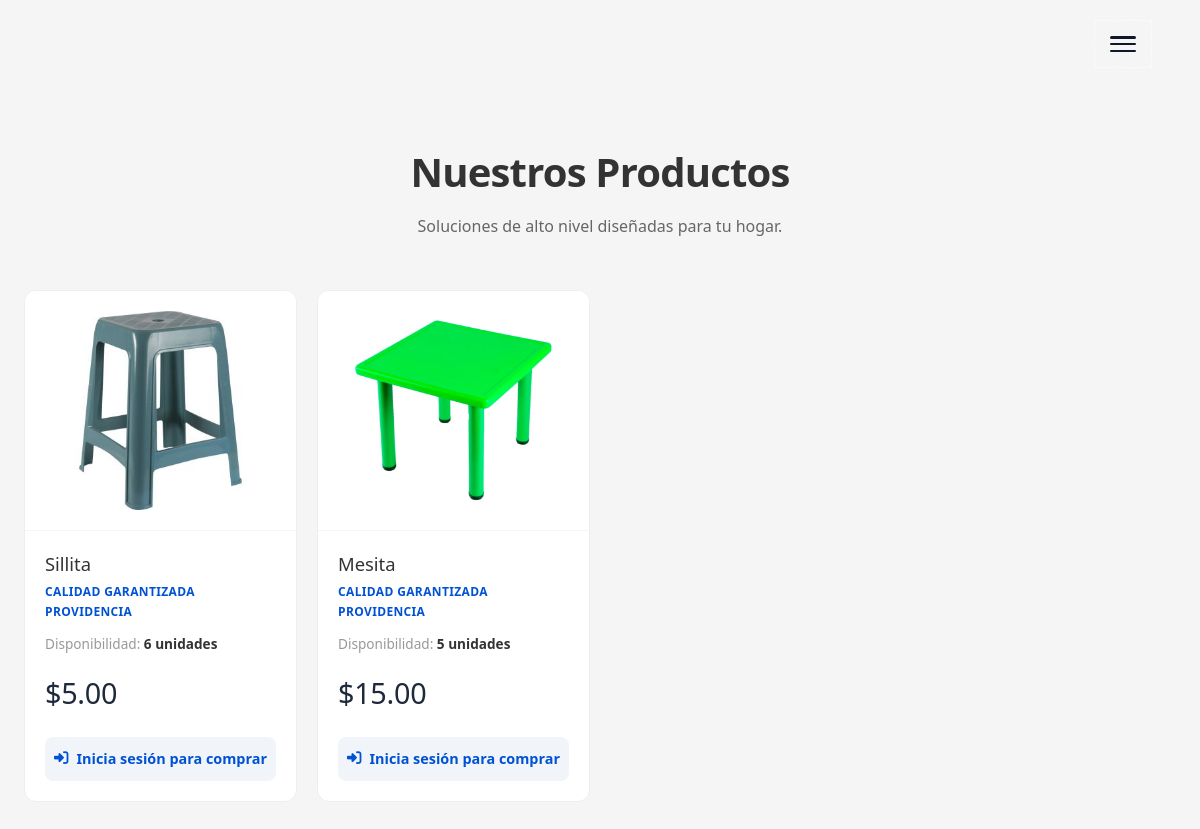
The app's page /index.php?action=ver_catalogo, older data.
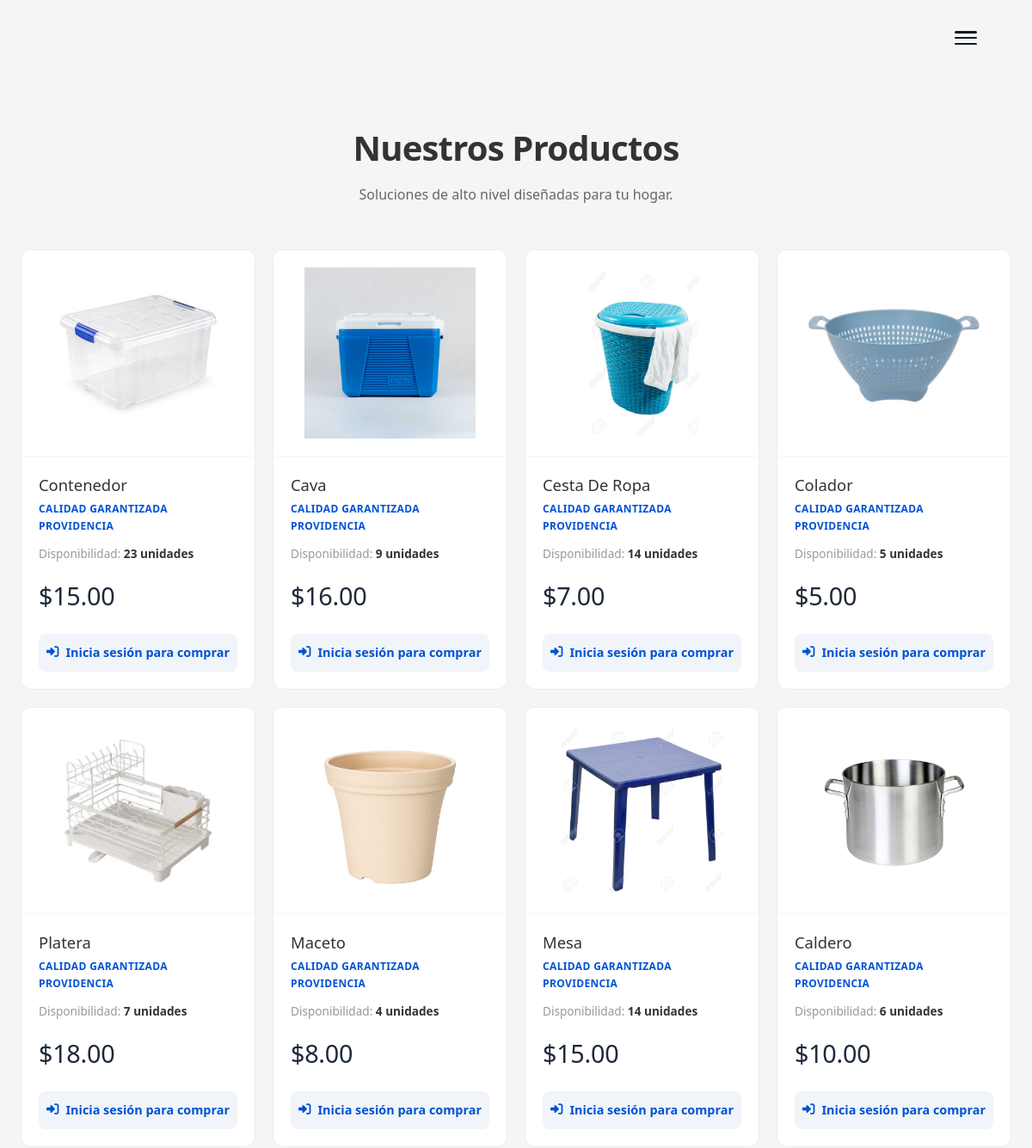
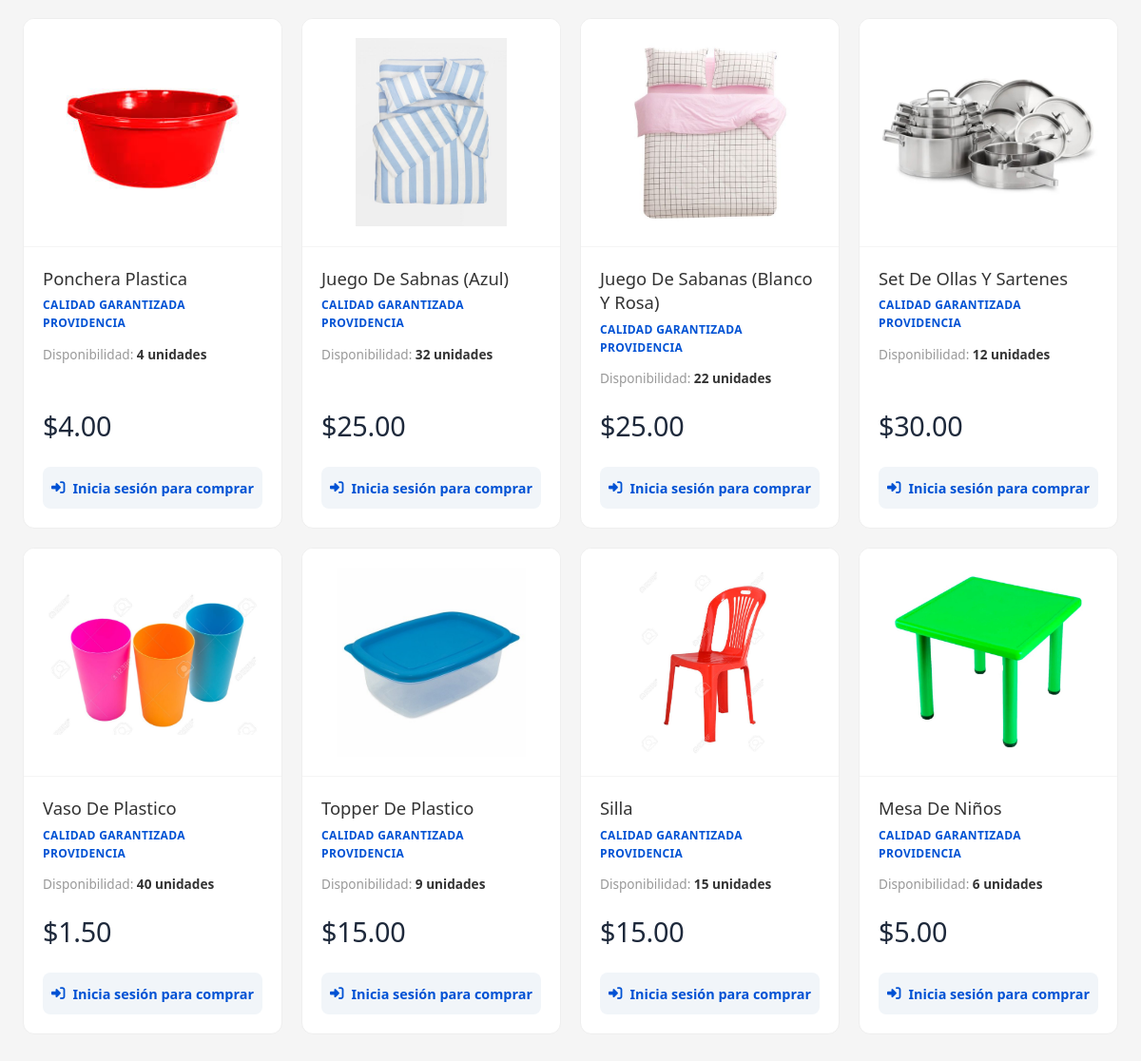
The same page, newer data (2 pictures, top to bottom).
### tables this page shows
CREATE TABLE `productos` (
  `id` int(11) NOT NULL,
  `nombre_producto` varchar(150) NOT NULL,
  `descripcion` text DEFAULT NULL,
  `precio` decimal(10,2) NOT NULL,
  `stock` int(11) NOT NULL DEFAULT 0,
  `imagen` varchar(255) DEFAULT NULL,
  `id_categoria` int(11) DEFAULT NULL,
  `estado` int(11) DEFAULT 1
);

### controllers/AdminControllers.php (called while the page is built, shortened)
<?php
class AdminControllers {
    private $productoModelo;
    public function __construct() {
        require_once 'models/ProductoModel.php';
        $this->productoModelo = new ProductoModel();
    }
    public function catalogo() {
    $listaProductos = $this->productoModelo->obtenerProductos();
    require_once 'views/catalogo.php';
}
}

### config/db.php (called while the page is built)
<?php
class Database {
    public static function connect() {
        $host = "localhost";
        $db_name = "la_providencia";
        $user = "root";
        $pass = "";
        try {
            $conexion = new PDO("mysql:host=$host;dbname=$db_name", $user, $pass);
            $conexion->setAttribute(PDO::ATTR_ERRMODE, PDO::ERRMODE_EXCEPTION);
            return $conexion;
        } catch(PDOException $e) {
            die("Error de conexión: " . $e->getMessage());
        }
    }
}

### models/ProductoModel.php (called while the page is built, shortened)
<?php
require_once 'config/db.php';
class ProductoModel {
    private $db;
    public function __construct() {
        $this->db = Database::connect();
    }
    public function obtenerProductos() {
    $sql = "SELECT * FROM productos WHERE estado = 1 ORDER BY id DESC";
    $stmt = $this->db->prepare($sql);
    $stmt->execute();
    return $stmt->fetchAll(PDO::FETCH_OBJ);
}
}

### views/catalogo.php (the view, shortened to what this page needs)
<link rel="stylesheet" href="public/css/catalogo.css?v=<?php echo time(); ?>">
<section class="contenedor-catalogo">
    <header class="encabezado-catalogo">
        <h2>Nuestros Productos</h2>
        <p>Soluciones de alto nivel diseñadas para tu hogar.</p>
    </header>
    <article class="grid-productos">
        <?php foreach ($listaProductos as $p): ?>
            <figure class="card-producto">
                <picture class="imagen-container">
                    <?php if (!empty($p->imagen) && file_exists("public/uploads/" . $p->imagen)): ?>
                        <img src="public/uploads/<?php echo $p->imagen; ?>" alt="<?php echo htmlspecialchars($p->nombre_producto, ENT_QUOTES, 'UTF-8'); ?>">
                    <?php else: ?>
                        <img src="public/img/placeholder.png" alt="Imagen no disponible">
                    <?php endif; ?>
                </picture>
                <figcaption class="cuerpo-producto">
                    <h3><?php echo htmlspecialchars($p->nombre_producto, ENT_QUOTES, 'UTF-8'); ?></h3>
                    <p class="calidad">Calidad garantizada Providencia</p>
                    <p class="stock">
                        <span>Disponibilidad:</span>
                        <strong><?php echo $p->stock; ?> unidades</strong>
                    </p>
                    <span class="precio">$<?php echo number_format($p->precio, 2); ?></span>
                    <?php if (isset($_SESSION["id_usuario"])): ?>
                        <form action="index.php" method="GET" class="formulario-pedido">
                            <input type="hidden" name="action" value="agregar_carrito">
                            <input type="hidden" name="id" value="<?php echo $p->id; ?>">
                            <input type="hidden" name="nombre" value="<?php echo htmlspecialchars($p->nombre_producto, ENT_QUOTES, 'UTF-8'); ?>">
                            <input type="hidden" name="precio" value="<?php echo $p->precio; ?>">
                            <input type="number" name="cantidad" value="1" min="1" max="<?php echo $p->stock; ?>" class="input-cantidad" aria-label="Cantidad">
                            <button type="submit" class="btn-agregar" aria-label="Agregar al carrito">
                                <i class="fas fa-shopping-cart"></i>
                                <span>Agregar</span>
                            </button>
                        </form>
                    <?php else: ?>
                        <a href="index.php?action=login_usuario" class="btn-login-comprar">
                            <i class="fas fa-sign-in-alt"></i> Inicia sesión para comprar
                        </a>
                    <?php endif; ?>
                </figcaption>
            </figure>
        <?php endforeach; ?>
    </article>
</section>

### views/layout/header.php (shortened to what this page needs)
<!DOCTYPE html>
<html lang="es">
<head>
    <link rel="stylesheet" href="https://cdnjs.cloudflare.com/ajax/libs/font-awesome/6.4.0/css/all.min.css">
    <link rel="stylesheet" href="public/css/styles.css?v=<?php echo time(); ?>">
    <link rel="stylesheet" href="public/css/header.css?v=<?php echo time(); ?>">
</head>
<body class="<?php echo ($action == 'nosotros') ? 'page-about' : ''; ?>">
<header class="main-header">
    <nav class="nav-container">
        <section class="nav-actions">
            <?php if ($action !== 'inicio' && $action !== ''): ?>
                <button class="menu-toggle" aria-label="Abrir menú">
                    <span></span>
                    <span></span>
                    <span></span>
                </button>
            <?php endif; ?>
        </section>
    </nav>
</header>
<?php
    if (isset($es_admin) && $es_admin === true):
?>
        <section class="panel-administracion layout-dashboard">
            <?php include __DIR__ . '/../sidebar.php'; ?>
            <main class="main-dashboard-content">
<?php else: ?>
        <main>
<?php endif; ?>

### index.php (shortened to what this page needs)
<?php
require_once 'config/db.php';
require_once 'controllers/AdminControllers.php';
$adminC = new AdminControllers();
$action = $_GET['action'] ?? 'inicio';
$acciones_admin = [
    'dashboard',
    'admin',
    'metodos_pago',
    'ver_reporte'
];
$es_admin = isset($action) && in_array($action, $acciones_admin);
include 'views/layout/header.php';
echo '<main id="app">';
switch ($action) {
    case 'ver_catalogo':
        $adminC->catalogo();
        break;
}
echo '</main>';
?>

### public/css/styles.css (style rules this page uses)
html { scroll-behavior: smooth; scroll-padding-top: 80px; }
:root { --primary-blue: #0052d4; --soft-blue: #eef2ff; --dark-surface: #0f172a; --fondo-cristal: rgba(20, 20, 20, 0.4); --dark-body: #020617; --capa-hero: linear-gradient(135deg, rgba(255, 255, 255, 0.2) 0%, rgba(255, 255, 255, 0.4) 100%); --white-pure: #ffffff; --text-main: #f8fafc; --text-muted: #94a3b8; --main-font: 'Poppins', sans-serif; }
* { margin: 0; padding: 0; box-sizing: border-box; }
body { font-family: var(--main-font); color: var(--text-main); line-height: 1.6; -webkit-font-smoothing: antialiased; }

### public/css/header.css (style rules this page uses)
.main-header { position: fixed; top: 20px; left: 50%; transform: translateX(-50%); width: 92%; max-width: 1400px; background: rgba(255, 255, 255, 0.7); backdrop-filter: blur(18px) saturate(180%); -webkit-backdrop-filter: blur(18px) saturate(180%); border: 1px solid rgba(255, 255, 255, 0.4); box-shadow: 0 16px 48px rgba(0, 0, 0, 0.08), 0 4px 12px rgba(0, 0, 0, 0.03); border-radius: 100px; z-index: 2000; padding: 14px 45px; box-sizing: border-box; transition: all 0.4s cubic-bezier(0.25, 1, 0.5, 1); display: flex; align-items: center; }
.nav-container { display: flex; justify-content: space-between; align-items: center; width: 100%; }
.nav-actions { display: flex; align-items: center; gap: 24px; }
.main-header:has(.menu-toggle) { width: auto; left: auto; right: 4%; transform: none; padding: 15px; border-radius: 0; background: transparent !important; box-shadow: none !important; }
.menu-toggle { display: flex; flex-direction: column; justify-content: space-between; width: 26px; height: 16px; background: transparent !important; border: none !important; cursor: pointer; padding: 0; position: relative; z-index: 9999 !important; pointer-events: auto !important; }
.menu-toggle span { width: 100%; height: 2.5px; background-color: #0f172a !important; border-radius: 3px; transition: all 0.25s ease-in-out; }

### public/css/catalogo.css (style rules this page uses)
.contenedor-catalogo { background-color: #f5f5f5; padding: 140px 24px 80px 24px; box-sizing: border-box; font-family: 'Segoe UI', system-ui, -apple-system, sans-serif; }
.encabezado-catalogo { text-align: center; margin-bottom: 50px; }
.encabezado-catalogo h2 { font-size: 2.5rem; color: #333333; font-weight: 600; margin-bottom: 10px; letter-spacing: -0.02em; }
.encabezado-catalogo p { font-size: 1rem; color: #666666; font-weight: 400; }
.grid-productos { display: grid; grid-template-columns: repeat(4, 1fr); gap: 20px; max-width: 1300px; margin: 0 auto; padding: 0; }
.card-producto { background: #ffffff; border-radius: 12px; border: 1px solid #eeeeee; overflow: hidden; margin: 0; display: flex; flex-direction: column; transition: transform 0.25s ease, box-shadow 0.25s ease; }
.imagen-container { background: #ffffff; height: 240px; display: flex; align-items: center; justify-content: center; padding: 20px; margin: 0; border-bottom: 1px solid #f5f5f5; }
.card-producto img { max-width: 100%; max-height: 100%; object-fit: contain; }
.cuerpo-producto { padding: 20px; display: flex; flex-direction: column; flex-grow: 1; }
.card-producto h3 { font-size: 1.15rem; color: #333333; font-weight: 400; margin: 0 0 6px 0; line-height: 1.4; text-transform: capitalize; }
.calidad { font-size: 0.75rem; color: #0052d4; font-weight: 700; margin: 0 0 12px 0; text-transform: uppercase; letter-spacing: 0.03em; }
.stock { font-size: 0.85rem; color: #999999; margin: 0 0 16px 0; }
.stock strong { color: #333333; font-weight: 600; }
.precio { font-size: 1.8rem; font-weight: 500; color: #1e293b; letter-spacing: -0.01em; margin-bottom: 20px; margin-top: auto; }
.btn-login-comprar { display: inline-flex; align-items: center; justify-content: center; gap: 8px; width: 100%; height: 44px; background-color: #f1f5f9; color: #0052d4; text-decoration: none; font-size: 0.9rem; font-weight: 600; border-radius: 8px; box-sizing: border-box; outline: none !important; transition: all 0.2s ease-in-out; }

Row changes from the older to the newer data that the page shows:
no longer on this page (row edited): productos: imagen (picture), nombre_producto "Sillita", stock "6", precio "5.00"
removed productos: imagen (picture), nombre_producto "Mesita", stock "5", precio "15.00"
added productos: imagen+nombre_producto (picture), nombre_producto "Contenedor", stock "23", precio "15.00"
added productos: imagen+nombre_producto (picture), nombre_producto "Cava", stock "9", precio "16.00"
added productos: imagen (picture), nombre_producto "Cesta De Ropa", stock "14", precio "7.00"
added productos: imagen+nombre_producto (picture), nombre_producto "Colador", stock "5", precio "5.00"
added productos: imagen+nombre_producto (picture), nombre_producto "Platera", stock "7", precio "18.00"
added productos: imagen (picture), nombre_producto "Maceto", stock "4", precio "8.00"
added productos: imagen (picture), nombre_producto "Mesa", stock "14", precio "15.00"
added productos: imagen+nombre_producto (picture), nombre_producto "Caldero", stock "6", precio "10.00"
added productos: imagen (picture), nombre_producto "Ponchera Plastica", stock "4", precio "4.00"
added productos: imagen (picture), nombre_producto "Juego De Sabnas (Azul)", stock "32", precio "25.00"
added productos: imagen (picture), nombre_producto "Juego De Sabanas (Blanco Y Rosa)", stock "22", precio "25.00"
added productos: imagen (picture), nombre_producto "Set De Ollas Y Sartenes", stock "12", precio "30.00"
added productos: imagen (picture), nombre_producto "Vaso De Plastico", stock "40", precio "1.50"
added productos: imagen (picture), nombre_producto "Topper De Plastico", stock "9", precio "15.00"
added productos: imagen (picture), nombre_producto "Silla", stock "15", precio "15.00"
added productos: imagen (picture), nombre_producto "Mesa De Niños", stock "6", precio "5.00"
